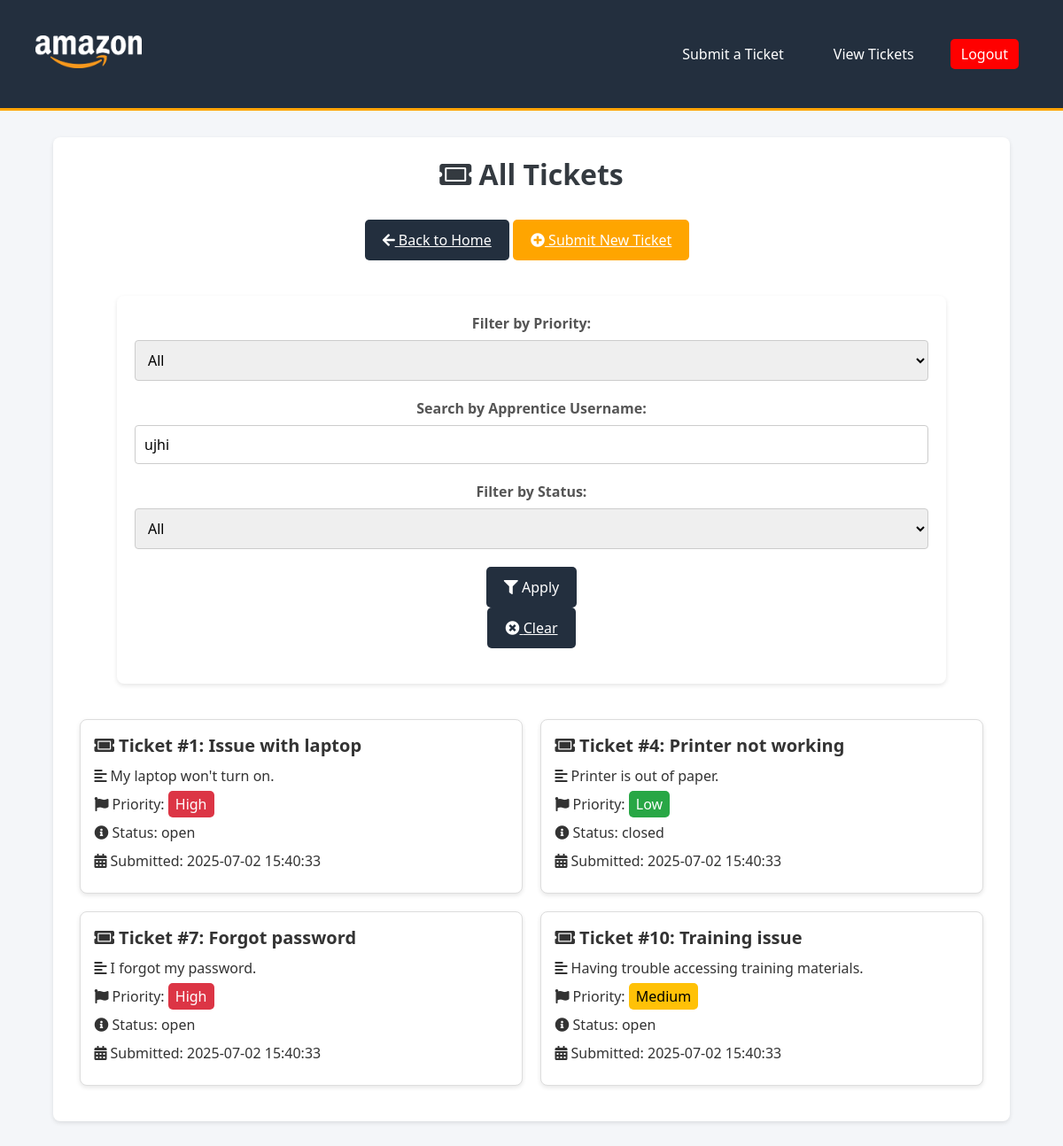
Before: /tickets (signed in) with the older database file.
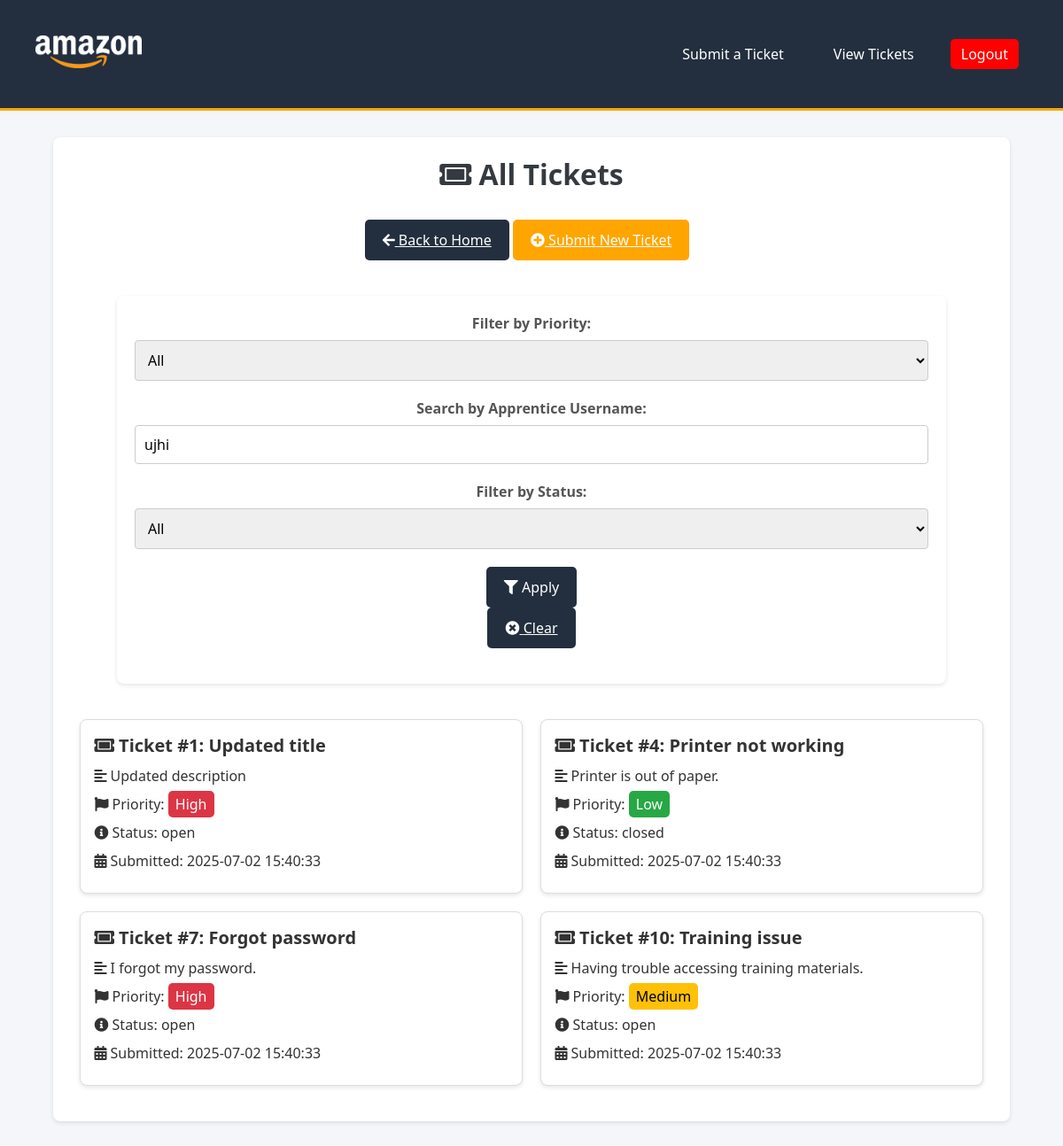
After: the same page with the newer database file.
### tables this page shows
CREATE TABLE tickets (
            id INTEGER PRIMARY KEY AUTOINCREMENT,
            user_id INTEGER NOT NULL,
            title TEXT NOT NULL,
            description TEXT NOT NULL,
            priority TEXT CHECK(priority IN ('High', 'Medium', 'Low')),
            status TEXT CHECK(status IN ('open', 'in_progress', 'closed')),
            created_at DATETIME DEFAULT CURRENT_TIMESTAMP,
            FOREIGN KEY (user_id) REFERENCES users(id)
        );

### main.py (the view)
@app.route('/tickets')
def tickets():
    if 'username' not in session:
        flash('You need to log in to view your tickets.', 'error')
        return redirect(url_for('login'))
    conn = get_db_connection()
    if session.get('role') == 'admin':
        query = '''
            SELECT tickets.*, users.username
            FROM tickets
            JOIN users ON tickets.user_id = users.id
            WHERE 1 = 1  -- Placeholder to simplify query building
        '''
        params = []
    else:
        user_id = get_user_id(session['username'])
        query = '''
            SELECT tickets.*, users.username
            FROM tickets
            JOIN users ON tickets.user_id = users.id
            WHERE tickets.user_id = ?
        '''
        params = [user_id]
    status_filter = request.args.get('status')
    if status_filter:
        query += ' AND tickets.status = ?'
        params.append(status_filter)
    priority_filter = request.args.get('priority')
    if priority_filter:
        query += ' AND tickets.priority = ?'
        params.append(priority_filter)
    tickets = conn.execute(query, params).fetchall()
    conn.close()
    return render_template('tickets.html', tickets=tickets)

### main.py (called while the page is built)
def get_db_connection():
    conn = sqlite3.connect('helpdesk.db')
    conn.row_factory = sqlite3.Row  # This makes the rows behave like dictionaries
    return conn

def get_user_id(username):
    conn = get_db_connection()
    user = conn.execute('SELECT id FROM users WHERE username = ?', (username,)).fetchone()
    conn.close()
    return user['id'] if user else None

### templates/tickets.html (shortened to what the changed rows need)
    <!DOCTYPE html>
    <html lang="en">
    <head>
        <link rel="stylesheet" href="{{ url_for('static', filename='styles.css') }}">
        <link rel="stylesheet" href="https://cdnjs.cloudflare.com/ajax/libs/font-awesome/5.15.1/css/all.min.css">
    </head>
    <body>
        <div class="container">
            <h1><i class="fas fa-ticket-alt"></i> All Tickets</h1>
            <div class="row">
                {% if tickets %}
                    {% for ticket in tickets %}
                       <div class="card" onclick="location.href='{{ url_for('view_ticket', ticket_id=ticket['id']) }}'" style="cursor: pointer;">
                        <div class="card-body">
                            <h5 class="card-title">
                                <i class="fas fa-ticket-alt"></i> Ticket #{{ ticket['id'] }}: {{ ticket['title'] }}
                            </h5>
                            <p class="card-text"><i class="fas fa-align-left"></i> {{ ticket['description'] }}</p>
                            <p class="card-text">
                                <i class="fas fa-flag"></i> Priority:
                                <span class="badge badge-{{ 'danger' if ticket['priority'] == 'High' else 'warning' if ticket['priority'] == 'Medium' else 'success' }}">
                                    {{ ticket['priority'] }}
                                </span>
                            </p>
                            <p class="card-text">
                                <i class="fas fa-info-circle"></i> Status: {{ ticket['status'] }}
                            </p>
                            <p class="card-text"><i class="fas fa-calendar-alt"></i> Submitted: {{ ticket['created_at'] }}</p>
                        </div>
                    </div>
                    {% endfor %}
                {% else %}
                    <div class="alert alert-info text-center">
                        <i class="fas fa-info-circle"></i> No tickets found.
                    </div>
                {% endif %}
            </div>
        </div>
    </body>
    </html>

Changed rows visible on the page:
changed tickets id 1: title "Issue with laptop" → "Updated title"; description "My laptop won't turn on." → "Updated description"
